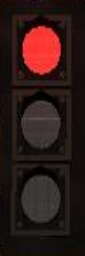
#> input picture dataset/simulator/red/106.jpg, 85 x 256 px; its folder holds 4 pictures in this run
$ python resizeer.py
#> lines starting #> are read from the running program, lines starting #| are printed output that depends on the picture; pictures that were not available may be replaced by others from this repository, and a replacement may not be noted
import cv2
import os


def copy(path, name, file):
    cv2.imwrite(path + name, file)


def read_data(path):
    for root, subs, files in os.walk(path):
        if subs:
            for sub in subs:
                read_data(sub)
#> call 2 of read_data, with path = 'red'
#> in read_data, img is the input picture: shape (256, 85, 3); mean B, G, R 22.3, 24.9, 44.8
#> in read_data (call 2), `img = cv2.resize(img, (224, 224))`:
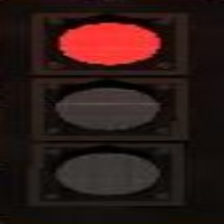
#> img: shape (224, 224, 3); mean B, G, R 22.2, 24.8, 44.7

        for file in files:
            if file.endswith('.jpg') or file.endswith('.png'):
                fp = os.path.join(root, file)
                img = cv2.imread(fp)
                img = cv2.resize(img, (224, 224))
                filename = file.split('/').pop()
                if 'non_tf' in root:
                    copy('resized/none/', filename, img)
                elif 'red' in root:
                    copy('resized/red/', filename, img)
                elif 'yellow' in root:
                    copy('resized/yellow/', filename, img)
                elif 'green' in root:
                    copy('resized/green/', filename, img)


if __name__ == '__main__':
    try:
        os.mkdir('resized')
    except FileExistsError:
        print('Already exists')

    try:
        os.mkdir('resized/red')
    except FileExistsError:
        print('Red Already exists')

    try:
        os.mkdir('resized/yellow')
    except FileExistsError:
        print('Yellow Already exists')

    try:
        os.mkdir('resized/green')
    except FileExistsError:
        print('Green Already exists')

    try:
        os.mkdir('resized/none')
    except FileExistsError:
        print('None Already exists')

    read_data('dataset/simulator')
    read_data('dataset/udacity-sdc')
#> call 3 of read_data, with path = 'dataset/udacity-sdc'
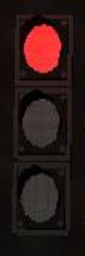
#> input picture dataset/simulator/red/103.jpg, 85 x 256 px, given as the content of the folder dataset/udacity-sdc, which was not available
#> in read_data, img is the input picture: shape (256, 85, 3); mean B, G, R 22, 23.9, 41.8
#> in read_data (call 3), `img = cv2.resize(img, (224, 224))`:
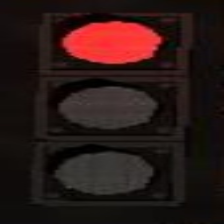
#> img: shape (224, 224, 3); mean B, G, R 21.9, 23.8, 41.7
